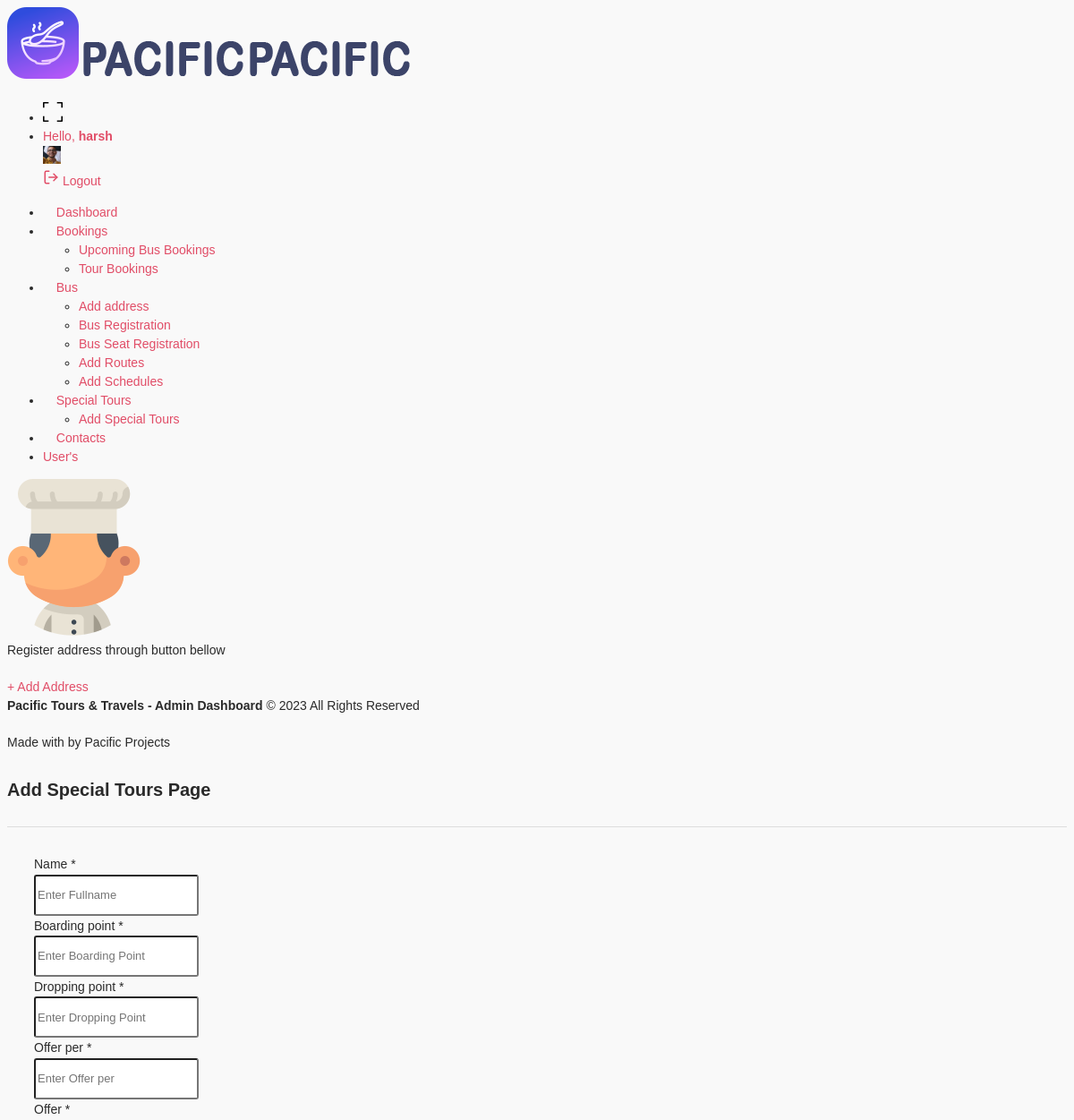
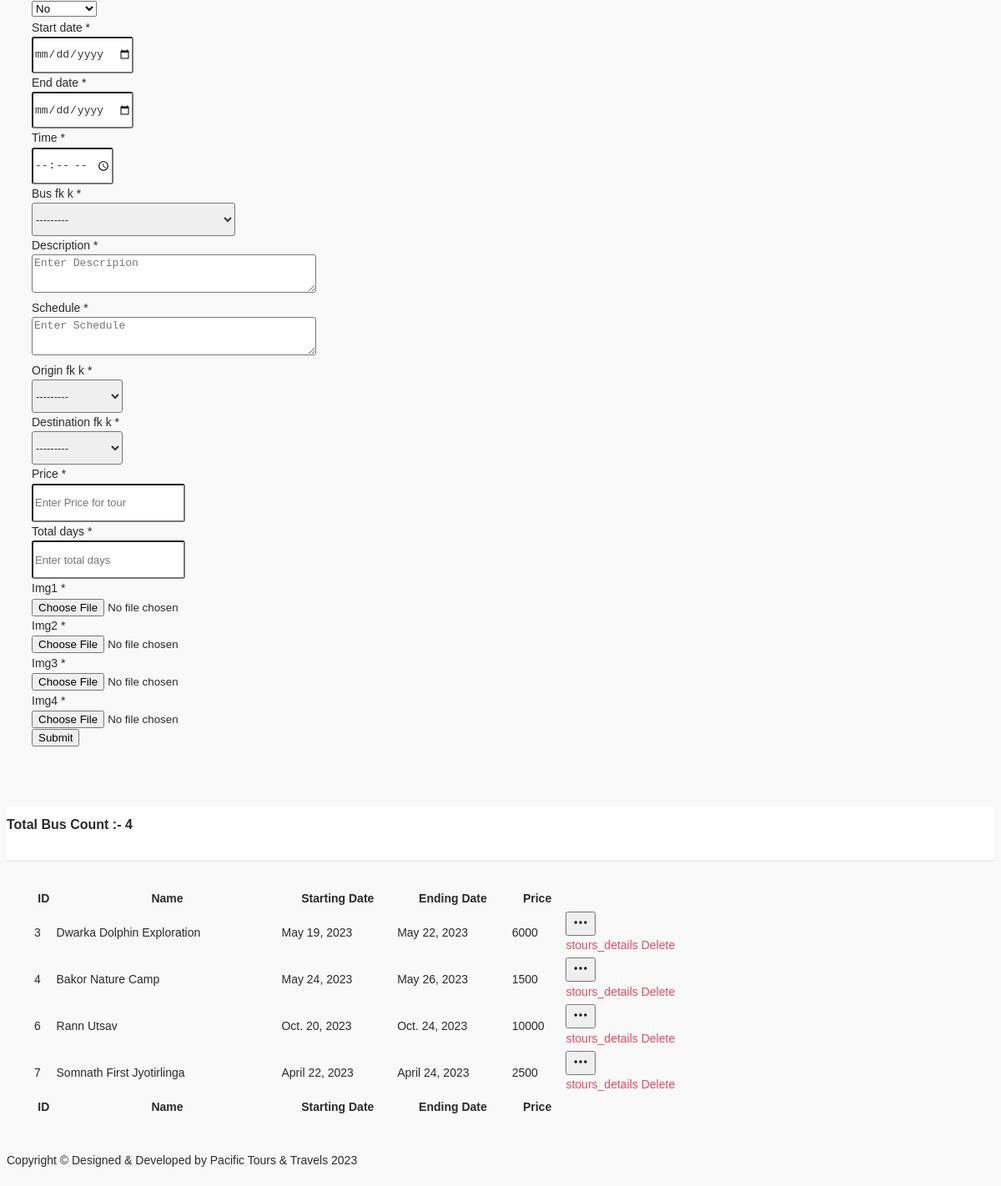
Screenshot of /manager/add_special_tours/ (signed in) with the database file from the repository (2 pictures, top to bottom).
### auth_system/models.py (models this page shows)
class CustomUser(AbstractUser):
    user_type = models.CharField(max_length=10,choices=user_choice,default='customer')
    contact = models.CharField(max_length=10,default='')
    gender = models.CharField(max_length=50,choices=gender_choice,default='male')

### booking/models.py (models this page shows, shortened)
class Special_Tours(models.Model):
    name = models.CharField(max_length=100,blank=False,null=False)
    start_date = models.DateField(default=timezone.now)
    end_date = models.DateField(default=timezone.now)
    time = models.TimeField(default=timezone.now)
    bus_fk_k = models.ForeignKey(Bus,on_delete=models.CASCADE,related_name='special_tours_bus')
    description = models.CharField(max_length=1000)
    schedule = models.CharField(max_length=2000)
    origin_fk_k = models.ForeignKey(Address,on_delete=models.CASCADE,related_name='special_tours_origin_address')
    destination_fk_k = models.ForeignKey(Address,on_delete=models.CASCADE,related_name='special_tours_destination_address')
    price = models.IntegerField()
    total_days = models.CharField(max_length=15)
    boarding_point = models.CharField(max_length=50,null=True,blank=True)
    dropping_point = models.CharField(max_length=50,null=True,blank=True)
    offer = models.BooleanField(default=False,blank=True,null=True)
    offer_per = models.CharField(max_length=10,default='',null=True,blank=True)
    img1 = models.ImageField(upload_to='Images',blank=True,null=True)
    img2 = models.ImageField(upload_to='Images',blank=True,null=True)
    img3 = models.ImageField(upload_to='Images',blank=True,null=True)
    img4 = models.ImageField(upload_to='Images',blank=True,null=True)

### manager/views.py (the view)
# urls.py: path('add_special_tours/',views.add_special_tours,name='add_special_tours'),
@login_required(login_url='auth_system:login_user')
def add_special_tours(request):
    if request.method == 'POST':
        form = Add_Special_toursForm(request.POST,request.FILES)
        if form.is_valid():
            print("hello")
            form.save()
            messages.success(request,'Tour added successfully.')
            return redirect('manager:add_special_tours')
    else:
        form = Add_Special_toursForm()
    context={
        'form':form,
        'cnt':Special_Tours.objects.all().count(),
        'data':Special_Tours.objects.all(),
    }
    return render(request,'manager/add_special_tours.html',context)

### booking/models.py (called while the page is built)
    def __str__(self):
        return f'{self.id} {self.city}'

    def __str__(self):
        return f'id: {self.id} {self.name} {self.seat_type}'

### templates/manager/add_special_tours.html (shortened to what this page needs)
{% extends 'manager/layout.html' %}
{% load static %}
{% block body %}
<div class="content-body">
    <div class="container-fluid">
        <div class="row page-titles mx-0">
            <div class="col-sm-6 p-md-0">
                <div class="welcome-text">
                    <h4>Add Special Tours Page</h4>
                </div>
            </div>
        </div>
        <div class="card-body">
            <div class="form-validation">
                <form class="" action="." method="post" enctype='multipart/form-data'>
                    <div class="row">
                        <div class="col-xl-12">
                            {% for i in form %}
                            <div class="mb-3 row">
                                <label class="col-lg-4 col-form-label">{{ i.label }}
                                    <span class="text-danger">*{{i.error}}</span>
                                </label>
                                <div class="col-lg-6">
                                    {{ i }}
                                </div>
                            </div>
                            {% endfor %}
                            <div class="mb-3 row">
                                <div class="col-lg-8 ms-auto">
                                    <button type="submit" class="btn btn-primary">Submit</button>
                                </div>
                            </div>
                        </div>
                    </div>
                </form>
            </div>
        </div>
        <div class="row">
            <div class="col-12">
                <div class="card">
                    <div class="card-header">
                        <h4 class="card-title">Total Bus Count :- {{cnt}}</h4>
                    </div>
                    <div class="card-body">
                        <div class="table-responsive">
                            <table id="example" class="display" style="min-width: 845px">
                                <thead>
                                    <tr>
                                        <th>ID</th>
                                        <th>Name</th>
                                        <th>Starting Date</th>
                                        <th>Ending Date</th>
                                        <th>Price</th>
                                        <th></th>
                                    </tr>
                                </thead>
                                <tbody>
                                    {% for i in data %}
                                    <tr>
                                        <td>{{i.id}}</td>
                                        <td>{{i.name}}</td>
                                        <td>{{i.start_date}}</td>
                                        <td>{{i.end_date}}</td>
                                        <td>{{i.price}}</td>
                                        <td>
                                            <div class="dropdown">
                                                <button type="button" class="btn btn-success light sharp" data-bs-toggle="dropdown">
                                                </button>
                                                <div class="dropdown-menu">
                                                    <a class="dropdown-item" href="{% url 'manager:stours_details' i.id %}">stours_details</a>
                                                    <a class="dropdown-item" href="{% url 'manager:del_stours' i.id %}">Delete</a>
                                                </div>
                                            </div>
                                        </td>
                                    </tr>
                                    {% endfor %}
                                </tbody>
                                <tfoot>
                                    <tr>
                                        <th>ID</th>
                                        <th>Name</th>
                                        <th>Starting Date</th>
                                        <th>Ending Date</th>
                                        <th>Price</th>
                                        <th></th>
                                    </tr>
                                </tfoot>
                            </table>
                        </div>
                    </div>
                </div>
            </div>
        </div>
    </div>
</div>
{% endblock body %}

### templates/manager/layout.html (shortened to what this page needs)
{% load static %}
<!DOCTYPE html>
<html lang="en">
<head>
    <link href="{% static 'dashboard/vendor/jqvmap/css/jqvmap.min.css' %}" rel="stylesheet">
    <link rel="stylesheet" href="{% static 'dashboard/vendor/chartist/css/chartist.min.css' %}">
    <link href="{% static 'dashboard/vendor/bootstrap-select/dist/css/bootstrap-select.min.css' %}" rel="stylesheet">
    <link href="{% static 'dashboard/css/style.css' %}" rel="stylesheet">
    <link href="{% static 'dashboard/css/LineIcons.css' %}" rel="stylesheet">
    <link rel="stylesheet" href="{% static 'dashboard/icons/flaticon/flaticon.css' %}">
    <link href="{% static 'dashboard/vendor/datatables/css/jquery.dataTables.min.css' %} " rel="stylesheet">
    <link href="{% static 'dashboard/vendor/bootstrap-select/dist/css/bootstrap-select.min.css' %}" rel="stylesheet">
</head>
<body>
    <div id="main-wrapper">
        <div class="nav-header">
            <a href="{% url 'manager:dashboard' %}" class="brand-logo">
                <img class="logo-abbr" src="{% static 'dashboard/images/logo.png' %}" alt="">
                <img class="logo-compact" src="{% static 'dashboard/images/logo-text.png' %}" alt="">
                <img class="brand-title" src="{% static 'dashboard/images/logo-text.png' %}" alt="">
            </a>
        </div>
        <div class="header">
            <div class="header-content">
                <nav class="navbar navbar-expand">
                    <div class="collapse navbar-collapse justify-content-between">
                        <ul class="navbar-nav header-right">
                            <li class="nav-item dropdown notification_dropdown">
                                <a class="nav-link dz-fullscreen primary" href="#">
                                </a>
                            </li>
                            <li class="nav-item dropdown header-profile">
                                <a class="nav-link" href="#" role="button" data-bs-toggle="dropdown">
                                    <div class="header-info">
                                        <span>Hello, <strong>{{user}}</strong></span>
                                    </div>
                                    <img src="{% static 'dashboard/images/profile/pic1.jpg' %}" width="20" alt="" />
                                </a>
                                <div class="dropdown-menu dropdown-menu-right">
                                    <a href="{% url 'auth_system:logout_user' %}" class="dropdown-item ai-icon">
                                        <span class="ms-2">Logout </span>
                                    </a>
                                </div>
                            </li>
                        </ul>
                    </div>
                </nav>
            </div>
        </div>
        <div class="deznav">
            <div class="deznav-scroll">
                <ul class="metismenu" id="menu">
                    <li><a class=" ai-icon" href="{% url 'manager:dashboard' %}" aria-expanded="false">
                            <i class="flaticon-381-networking"></i>
                            <span class="nav-text">Dashboard</span>
                        </a>
                    </li>
                    <li><a class="has-arrow ai-icon" href="javascript:void()" aria-expanded="false">
                            <i class="flaticon-381-notepad"></i>
                            <span class="nav-text">Bookings</span>
                        </a>
                        <ul aria-expanded="false">
                            <li><a href="{% url 'manager:all_bookings' %}">Upcoming Bus Bookings</a></li>
                            <li><a href="{% url 'manager:tour_bookings' %}">Tour Bookings</a></li>
                        </ul>
                    </li>
                    <li><a class="has-arrow ai-icon" href="javascript:void()" aria-expanded="false">
                            <i class="flaticon-381-television"></i>
                            <span class="nav-text">Bus</span>
                        </a>
                        <ul aria-expanded="false">
                            <li><a href="{% url 'manager:add_address' %}">Add address</a></li>
                            <li><a href="{% url 'manager:bus_registration' %}">Bus Registration</a></li>
                            <li><a href="{% url 'manager:add_bus_seat' %}">Bus Seat Registration</a></li>
                            <li><a href="{% url 'manager:add_routes' %}">Add Routes</a></li>
                            <li><a href="{% url 'manager:add_schedules' %}">Add Schedules</a></li>
                        </ul>
                    </li>
                    <li><a class="has-arrow ai-icon" href="javascript:void()" aria-expanded="false">
                            <i class="flaticon-381-controls-3"></i>
                            <span class="nav-text">Special Tours</span>
                        </a>
                        <ul aria-expanded="false">
                            <li><a href="{% url 'manager:add_special_tours' %}">Add Special Tours</a></li>
                        </ul>
                    </li>
                    <li><a class=" ai-icon" href="{% url 'manager:contact_us' %}" aria-expanded="false">
                            <i class="flaticon-381-database"></i>
                            <span class="nav-text">Contacts</span>
                        </a>
                    </li>
                    <li><a class=" ai-icon" href="{% url 'manager:all_users' %}" aria-expanded="false">
                            <span class="nav-text">User's</span>
                        </a>
                    </li>
                </ul>
                <div class="add-menu-sidebar">
                    <img src="images/icon1.png" alt="" />
                    <p>Register address through button bellow</p>
                    <a href="{% url 'manager:add_address' %}" class="btn bg-white text-black">+ Add Address</a>
                </div>
                <div class="copyright">
                    <p><strong>Pacific Tours & Travels - Admin Dashboard</strong> © 2023 All Rights Reserved</p>
                    <p>Made with  by Pacific Projects </p>
                </div>
            </div>
        </div>
        {% block body %}
        {% endblock body %}
        <div class="footer">
            <div class="copyright">
                <p>Copyright © Designed &amp; Developed by Pacific Tours & Travels </a> 2023</p>
            </div>
        </div>
    </div>
</body>
</html>

### rows the page displays
Special_Tours: id "3", name "Dwarka Dolphin Exploration", start_date "May 19, 2023", end_date "May 22, 2023", price "6000"
Special_Tours: id "4", name "Bakor Nature Camp", start_date "May 24, 2023", end_date "May 26, 2023", price "1500"
Special_Tours: id "6", name "Rann Utsav", start_date "Oct. 20, 2023", end_date "Oct. 24, 2023", price "10000"
Special_Tours: id "7", name "Somnath First Jyotirlinga", start_date "April 22, 2023", end_date "April 24, 2023", price "2500"

### other values shown
{{ user }} "harsh"
{{ i.label }} "Name" "Boarding point" "Dropping point" "Offer per" "Offer" "Start date" "End date" "Time" "Bus fk k" "Description" "Schedule" "Origin fk k" "Destination fk k" "Price" "Total days" "Img1" "Img2" "Img3" "Img4"
{{ cnt }} "4"
